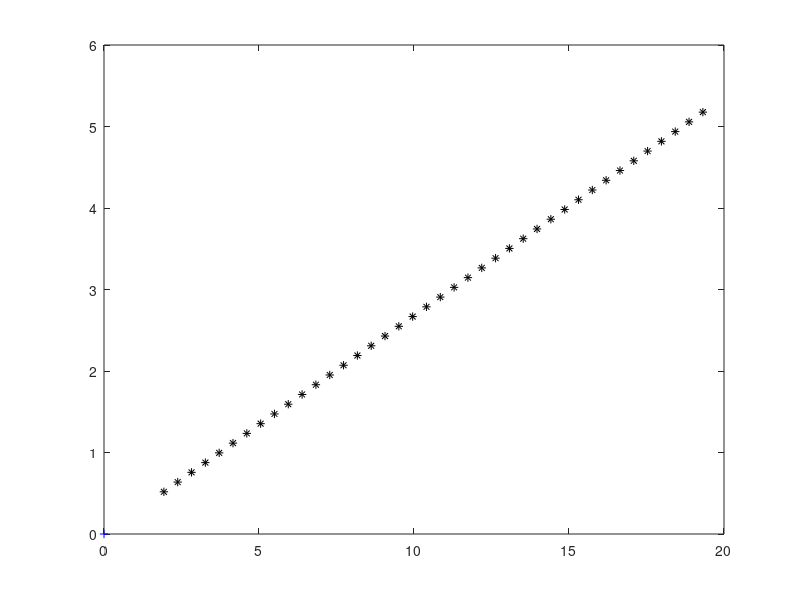
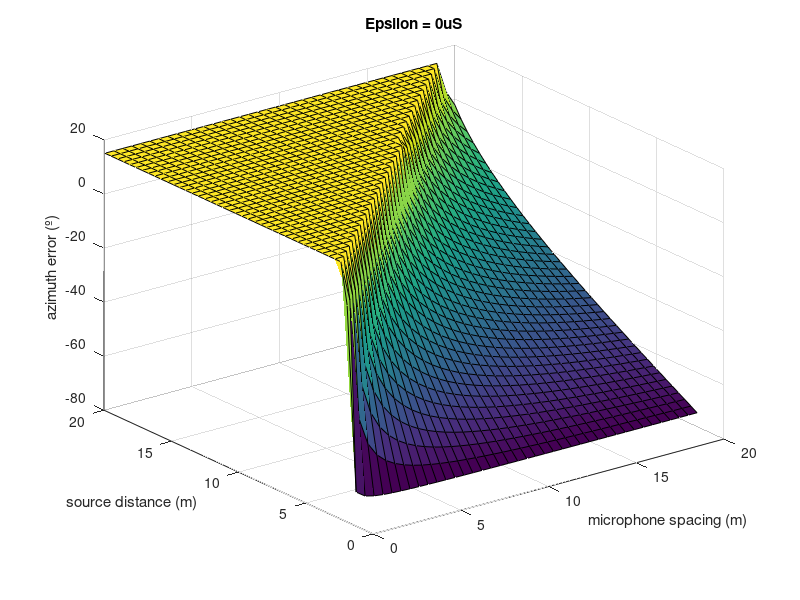

Write the MATLAB code that produced these figures, in order.
%% Initial cmds
clear;clc;close all;
addpath ../../simLocUS
addpath ../../functions
addpath ../../soundfiles/generic
addpath ../../structures

%% Parameters
N = 40;
delta_x = transpose(linspace(0.05,20,N));
epsilon = transpose(linspace(-500*1e-6,500*1e-6,N));
% distances
d = transpose(linspace(2,20,N));

theta = 15;

room.temp = 20;
C = 20.05*sqrt(273.15+room.temp);

%% Theoretical SURF plot
% source P(x,y) coordinates
source = [d*cosd(theta) d*sind(theta)];

sensor1 = [-delta_x/2 zeros(N, 1)];
sensor2 = [+delta_x/2 zeros(N, 1)];

% visualize source P(x,y)
figure;
plot(0,0,'b+');hold on
plot(source(:,1), source(:,2), 'k*');hold off

% calculate distance to sensor1 and sensor2
d1 = sqrt((sensor1(:,1)-source(:,1)).^2 + (sensor1(:,2)-source(:,2)).^2);
d2 = sqrt((sensor2(:,1)-source(:,1)).^2 + (sensor2(:,2)-source(:,2)).^2);

% difference of distance in sensor1 in relation to sensor2
delta_d = d1 - d2;
delta_t = delta_d/C;

% prepare variables for 3D curve
[dX, d] = meshgrid(delta_x, d);
% apply algorithm
arg = C*(delta_t+0)./dX;
arg(arg<-1) = -1;
arg(arg>1) = 1;
new_azimuth = acosd(arg);
error_az = ones(N,1)*theta - new_azimuth;

% visualize curve f(delta_x, distance, error)
figure
h = surf(dX, d, error_az, 'FaceColor', 'flat');
% set(h,'LineStyle','none')
title("Epsilon = 0uS")
xlabel('microphone spacing (m)')
ylabel('source distance (m)')
zlabel('azimuth error (º)')